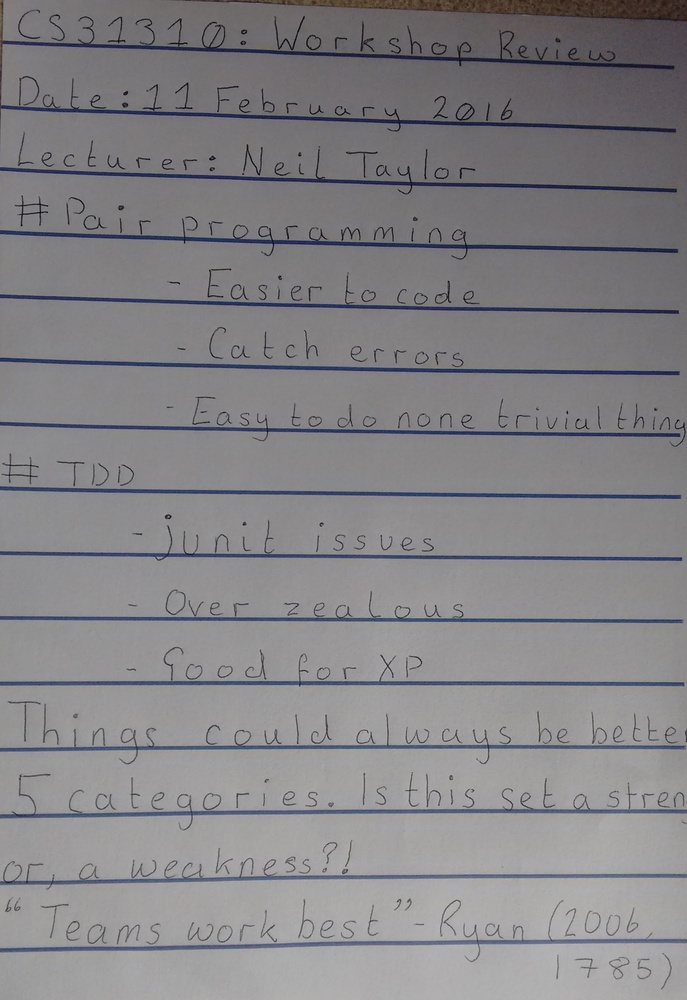
#> input picture tesseract_training_data/testing_tesseract_performance/blue_note.jpg, 687 x 1000 px, shrunk from 1729 x 2517 before the run
$ python remove_blue.py blue_note.jpg
#> lines starting #> are read from the running program, lines starting #| are printed output that depends on the picture; after the words box and inside, x2 and y2 are one past the last pixel; in counts of white or black regions, pixels touching at a corner belong together
import cv2
import numpy as np
import copy
import sys
import os

img = cv2.imread(sys.argv[1])
#> img is the input picture: shape (1000, 687, 3); mean B, G, R 134.2, 131.1, 132.1
height, width, depth = img.shape
#> height = 1000; width = 687; depth = 3

hsv = cv2.cvtColor(img, cv2.COLOR_BGR2HSV)
#> hsv: shape (1000, 687, 3); mean H, S, V 106.4, 11.9, 135.2

lower_blue = np.array([110,50,50])
upper_blue = np.array([130,255,255])

#http://stackoverflow.com/questions/17877940/define-black-region-in-hsv-color-space
lower_black = np.array([0,0,0])
upper_black = np.array([175,20, 95])

kernel = np.ones((2,2),np.uint8)

# OpenCV library tutorials
hsv = cv2.erode(hsv,kernel,iterations = 1)
#> hsv: shape (1000, 687, 3); mean H, S, V 93.9, 9.3, 131.3

#OpenCV library tutorials
mask_black = cv2.inRange(hsv, lower_black, upper_black)
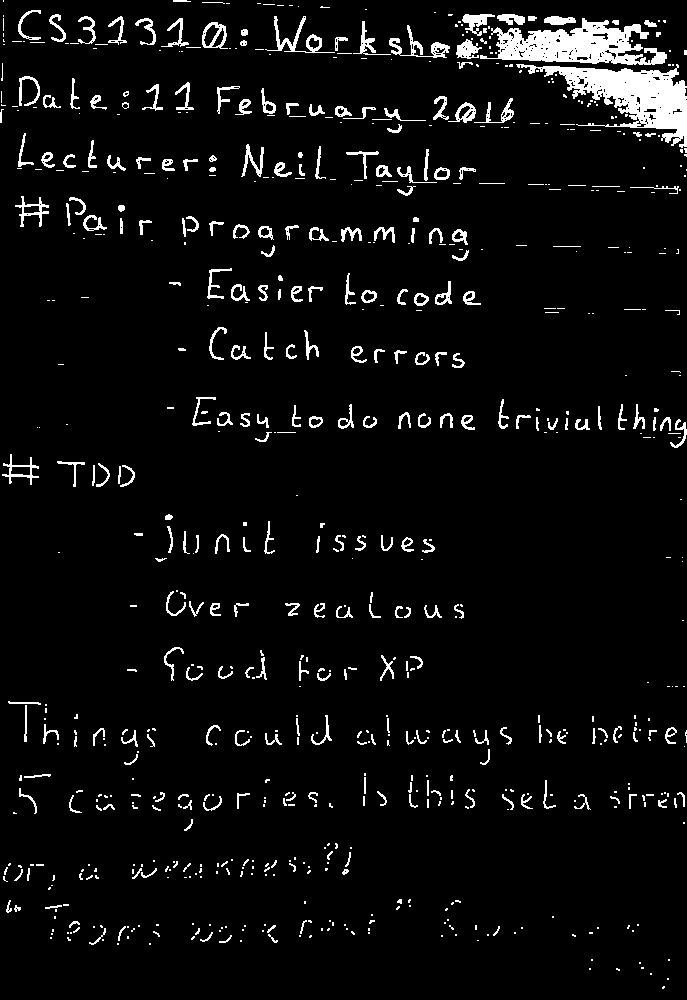
#> mask_black: shape (1000, 687); 5.1% white; 762 white regions (478 under 20 px), largest, box (x1, y1, x2, y2) and area: (516, 64, 687, 148) 5427, (480, 18, 667, 65) 4603, (265, 16, 335, 53) 513

# Zeros Adapted from http://stackoverflow.com/questions/16235955/create-a-multichannel-zeros-mat-in-python-with-cv2
mask = np.zeros((height,width),np.uint8)

# Found a better way than itterating over the whole pixels http://stackoverflow.com/questions/30331944/finding-red-color-using-python-opencv
mask[np.where(mask_black == 0)] = 255

kernel = np.ones((3,3),np.uint8)

mask = cv2.erode(mask,kernel,iterations = 1)


thresh7 = cv2.adaptiveThreshold(mask, 255, cv2.ADAPTIVE_THRESH_GAUSSIAN_C, cv2.THRESH_BINARY, 13, 2)

filename, file_extension = os.path.splitext(sys.argv[1])

image_path = "images/adaptive_theshold_" + filename + ".tiff"

cv2.imwrite(image_path, thresh7)
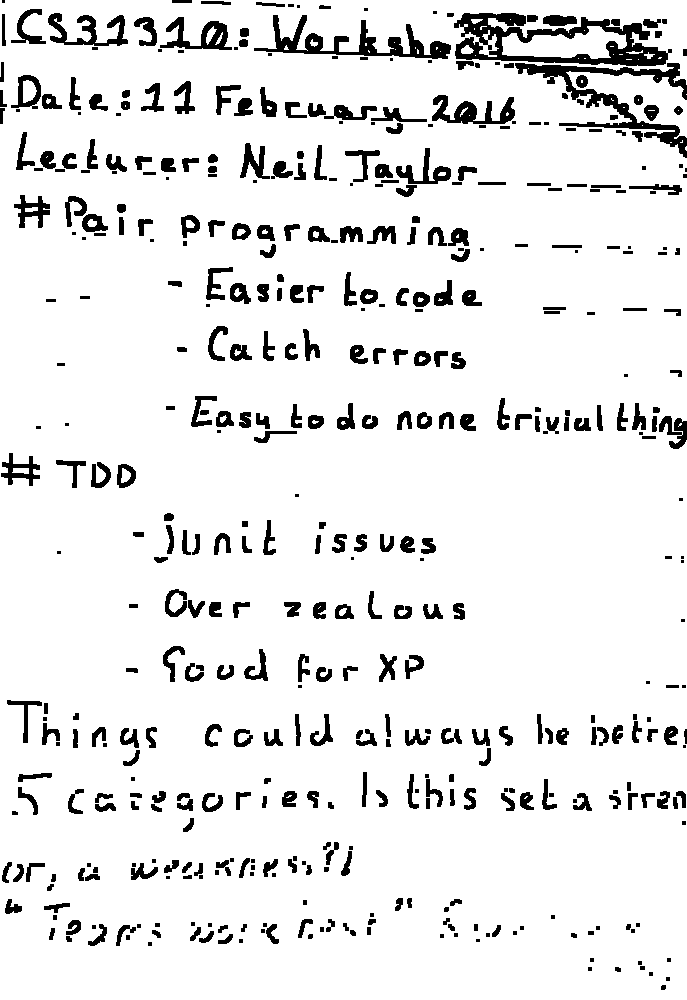
#> saved as adaptive_theshold_blue_note.tiff: shape (1000, 687); 91.1% white; 487 black regions (105 under 20 px), largest, box (x1, y1, x2, y2) and area: (454, 13, 672, 66) 4646, (515, 63, 687, 158) 3283, (254, 15, 451, 59) 2522

$ run again, on tesseract_training_data/testing_tesseract_performance/lined_paper.jpg
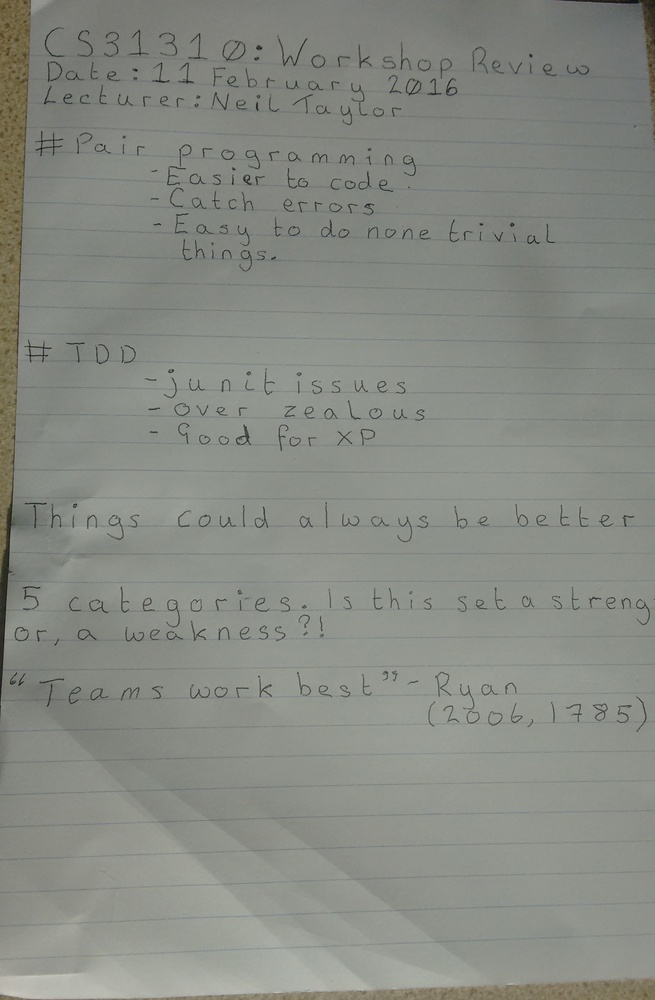
#> input picture tesseract_training_data/testing_tesseract_performance/lined_paper.jpg, 655 x 1000 px, shrunk from 1820 x 2778 before the run
#> img is the input picture: shape (1000, 655, 3); mean B, G, R 131.5, 138.4, 135.4
#> `mask_black = cv2.inRange(hsv, lower_black, upper_black)`:
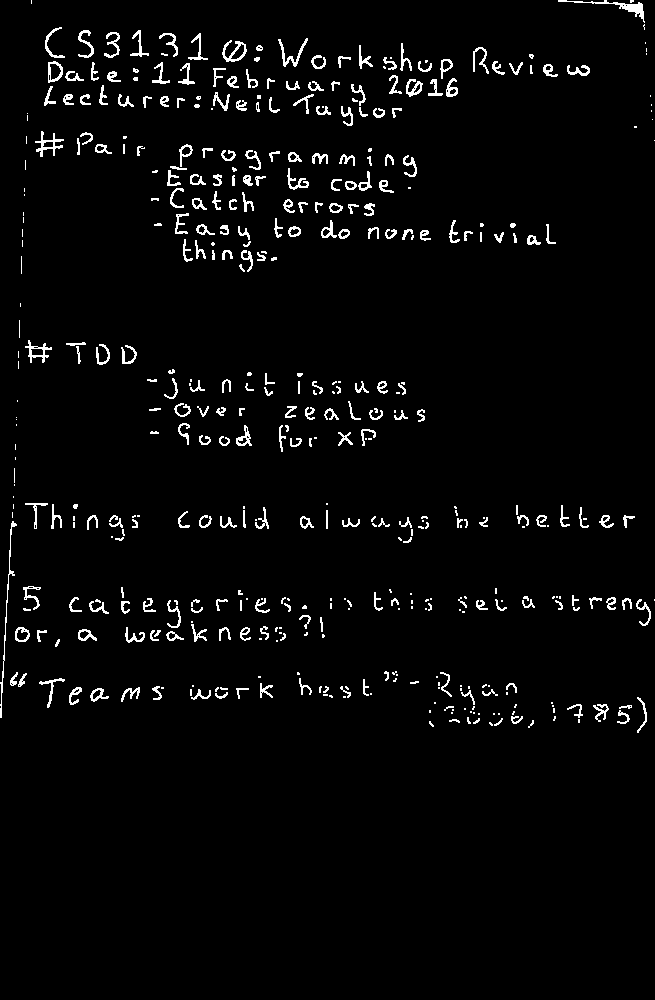
#> mask_black: shape (1000, 655); 3.1% white in thin lines or dots, all inside (x1, y1, x2, y2) = (0, 0, 655, 733)
#> `cv2.imwrite(image_path, thresh7)`:
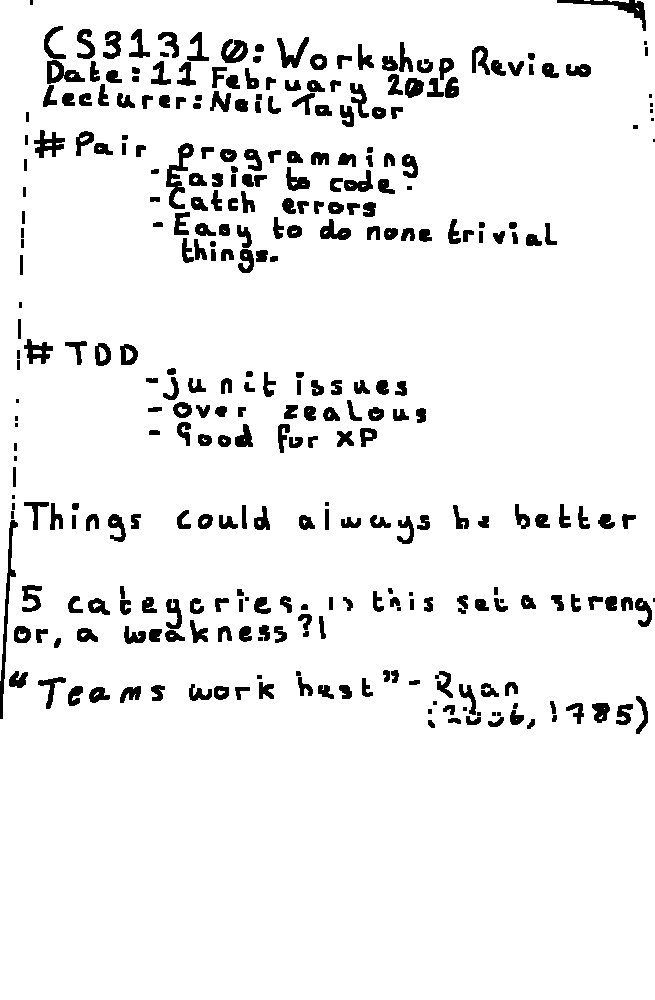
#> saved as adaptive_theshold_lined_paper.tiff: shape (1000, 655); 93.3% white; 331 black regions (24 under 20 px), largest, box (x1, y1, x2, y2) and area: (0, 520, 18, 719) 738, (166, 143, 194, 209) 661, (557, 0, 646, 31) 608

$ run again, on tesseract_training_data/testing_tesseract_performance/plain_paper.jpg
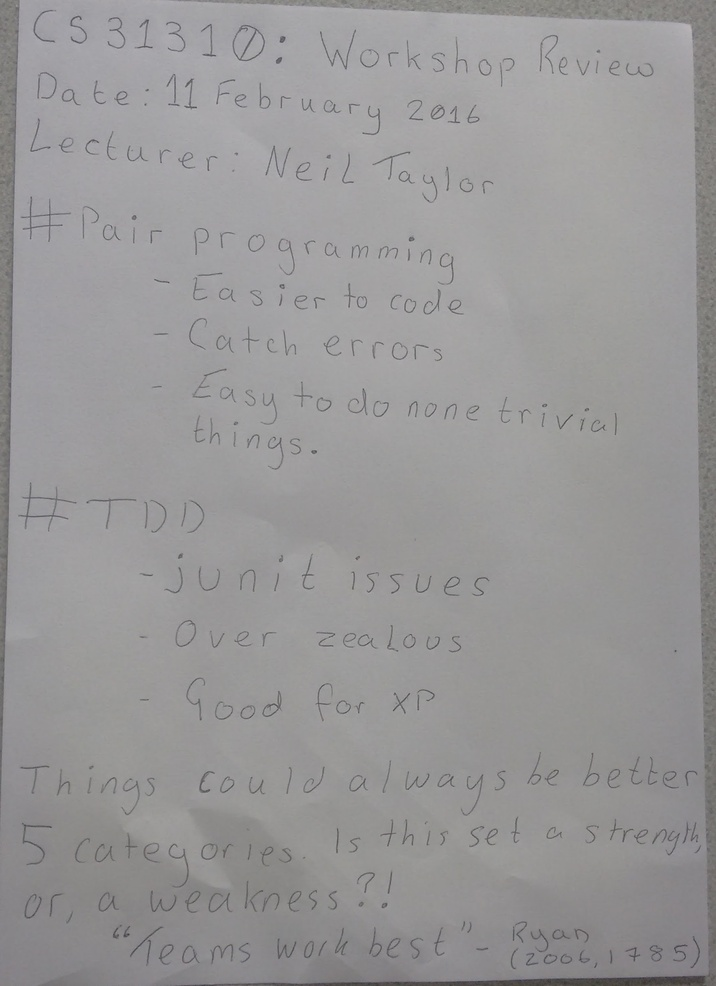
#> input picture tesseract_training_data/testing_tesseract_performance/plain_paper.jpg, 716 x 986 px, shrunk from 1743 x 2402 before the run
#> img is the input picture: shape (986, 716, 3); mean B, G, R 151.7, 151.2, 152.3
#> `mask_black = cv2.inRange(hsv, lower_black, upper_black)`:
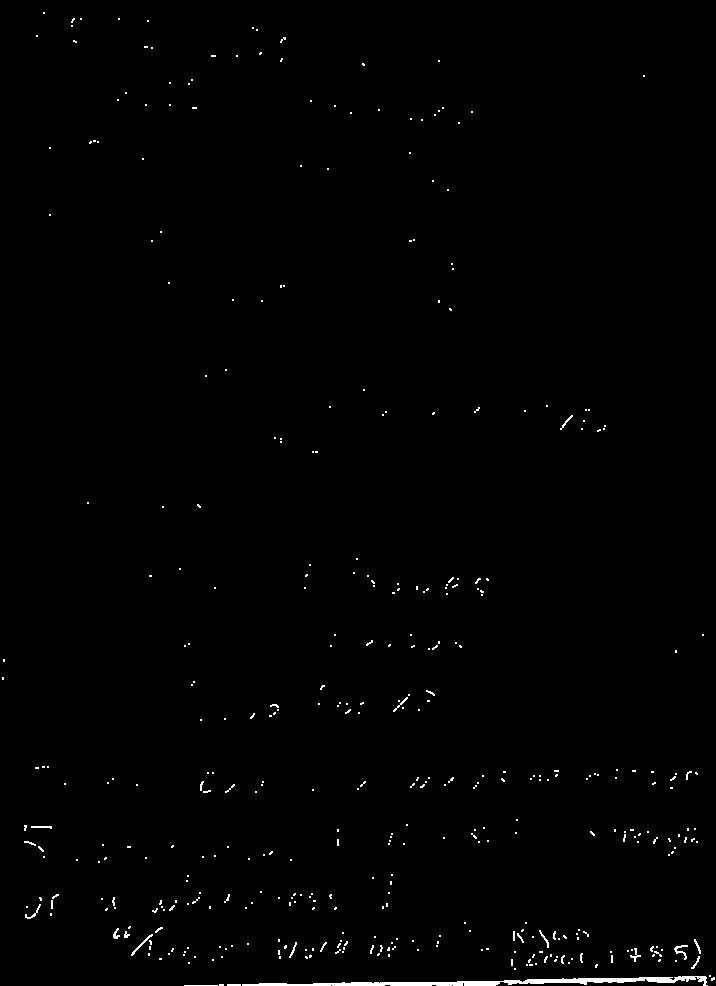
#> mask_black: shape (986, 716); 0.73% white; 417 white regions (387 under 20 px), largest, box (x1, y1, x2, y2) and area: (242, 976, 708, 986) 1827, (674, 945, 688, 960) 70, (131, 934, 153, 956) 66
#> `cv2.imwrite(image_path, thresh7)`:
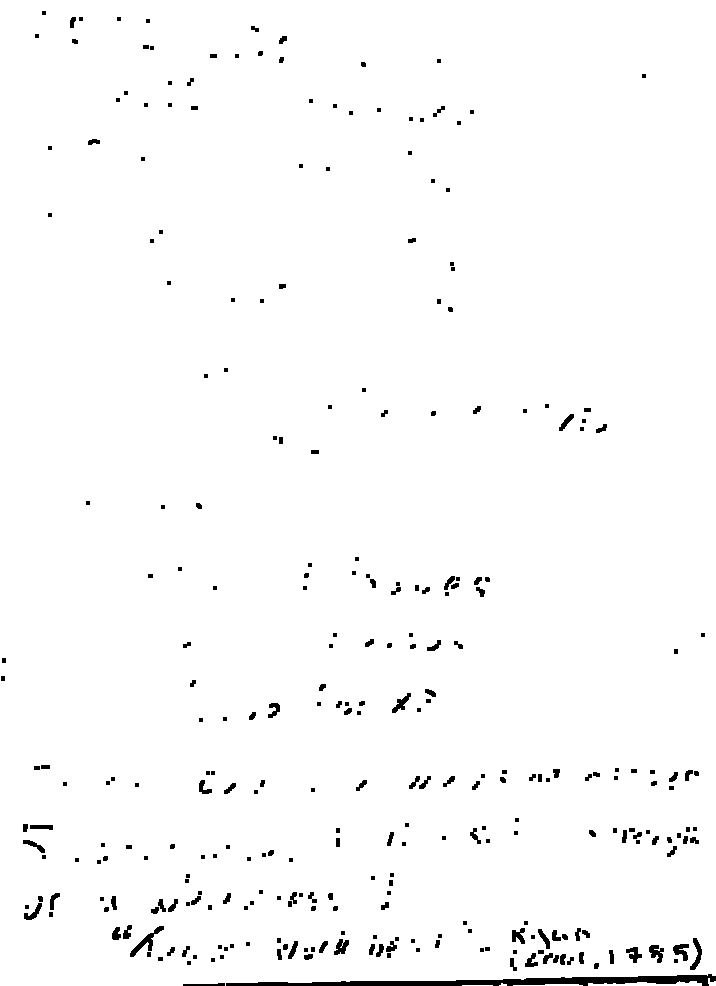
#> saved as adaptive_theshold_plain_paper.tiff: shape (986, 716); 98.2% white; 303 black regions (137 under 20 px), largest, box (x1, y1, x2, y2) and area: (226, 974, 716, 986) 2678, (130, 926, 164, 957) 259, (690, 938, 702, 970) 164
